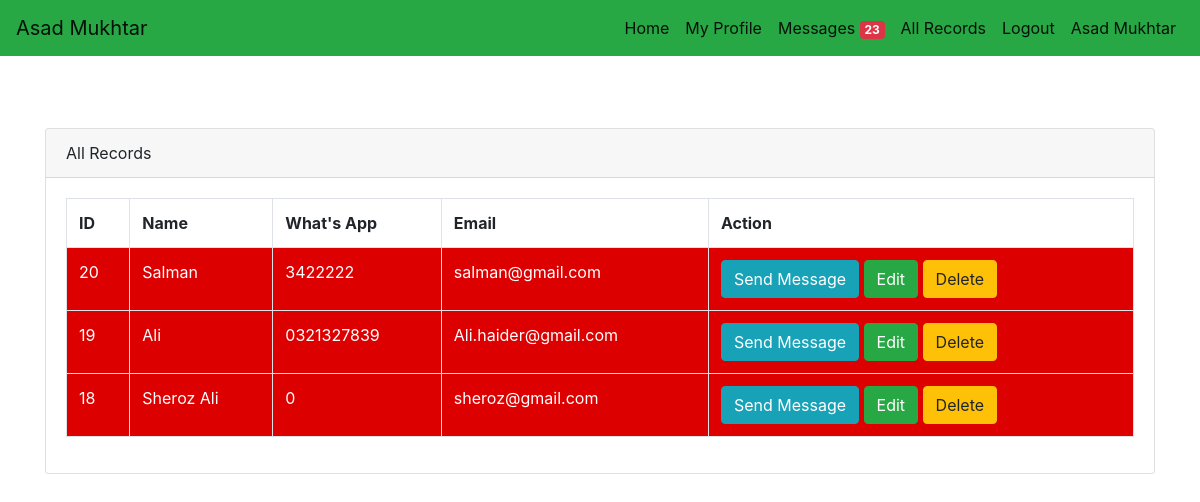
The page /record.php (signed in) on the database its author committed.
### tables this page shows
CREATE TABLE `users` (
  `id` int(11) NOT NULL,
  `name` varchar(191) DEFAULT NULL,
  `email` varchar(191) DEFAULT NULL,
  `whatsapp` varchar(191) DEFAULT NULL,
  `password` varchar(191) DEFAULT NULL
);

### record.php (the view, shortened to what this page needs)
<?php
  include('include/header.php');
  include('actions/cn.php');
  $query = "SELECT * FROM `users` ORDER BY id DESC";
  $result = mysqli_query($cn,$query) or die('Cant run query');
  $row = mysqli_num_rows($result);
?>
<div class="container mt-5">
  <br />
  <div class="card">
        <div class="card-header">
            All Records
        </div>
        <div class="card-body">
            <table class="table table-bordered table-hovered">
                <tr>
                    <th>
                        ID
                    </th>
                    <th>Name</th>
                    <th>What's App</th>
                    <th>Email</th>
                    <th>Action</th>
                </tr>
                <?php
                if($row > 0){
                while($ro = mysqli_fetch_array($result)){
                    if($_SESSION['id'] != $ro['id']){
                ?>
                <tr style="background-color:#dd0000; color:white;">
                    <td>
                        <?php echo $ro['id']; ?>
                    </td>
                    <td><?php echo $ro['name']; ?></td>
                    <td><?php echo $ro['whatsapp']; ?></td>
                    <td><?php echo $ro['email']; ?></td>
                    <td>
                        <button class="btn btn-info"  data-toggle="modal" data-target="#exp<?php echo $ro['id']; ?>">Send Message</button>
                        <a href="edit.php?id=<?php echo $ro['id']; ?>">
                            <button class="btn btn-success">Edit</button>
                        </a>
                        <a href="actions/delete.php?id=<?php echo $ro['id']; ?>">
                            <button class="btn btn-warning">Delete</button>
                        </a>
                    </td>
                </tr>
                <?php
                } } } ?>
            </table>
        </div>
  </div>
</div>
<?php include('include/footer.php');  ?>

### include/header.php (shortened to what this page needs)
<!DOCTYPE html>
<html lang="en">
<head>
    <link rel="stylesheet" href="https://cdn.jsdelivr.net/npm/bootstrap@4.6.2/dist/css/bootstrap.min.css">
    <link rel="stylesheet" href="https://cdnjs.cloudflare.com/ajax/libs/font-awesome/4.7.0/css/font-awesome.min.css">
</head>
<body>
<nav class="navbar navbar-expand-lg navbar-light bg-success">
  <a class="navbar-brand" href="index.php">Asad Mukhtar</a>
  <div class="collapse navbar-collapse" id="navbarSupportedContent">
    <ul class="navbar-nav ml-auto">
      <li class="nav-item active">
        <a class="nav-link" href="home.php">Home <span class="sr-only">(current)</span></a>
      </li>
      <?php if(empty($_SESSION['user'])){ ?>
      <li class="nav-item active">
        <a class="nav-link" href="register.php">Regiser <span class="sr-only">(current)</span></a>
      </li>
      <?php } else { ?>
      <li class="nav-item active">
        <a class="nav-link" href="register.php">My Profile <span class="sr-only">(current)</span></a>
      </li>
      <li class="nav-item active">
        <a class="nav-link" href="messages.php"> Messages <span class="badge badge-danger">23</span></a>
      </li>
      <li class="nav-item active">
        <a class="nav-link" href="record.php"> All Records <span class="sr-only">(current)</span></a>
      </li>
      <li class="nav-item active">
        <a class="nav-link" href="actions/logout.php">Logout <span class="sr-only">(current)</span></a>
      </li>
      <li class="nav-item active">
        <a class="nav-link" href="#"><?php echo $_SESSION['user']; ?> <span class="sr-only">(current)</span></a>
      </li>
      <?php
      } ?>
    </ul>
  </div>
</nav>

### rows shown on the page
users: id "20", name "Salman", whatsapp "3422222", email "salman@gmail.com"
users: id "19", name "Ali", whatsapp "0321327839", email "Ali.haider@gmail.com"
users: id "18", name "Sheroz Ali", whatsapp "0", email "sheroz@gmail.com"

### other values the page prints
$_SESSION['user'] "Asad Mukhtar"
